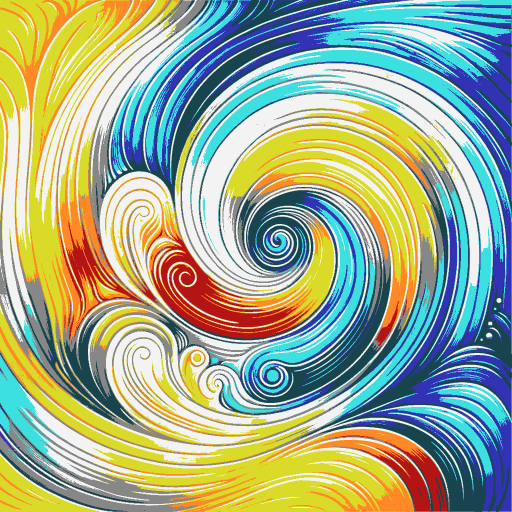
#> input picture G-Code Generator/Assets/img_1_quantized.png, 1024 x 1024 px, found by its file name (shown at 1/2 size)
$ python color_segmentation.py
#> lines starting #> are read from the running program, lines starting #| are printed output that depends on the picture; after the words box and inside, x2 and y2 are one past the last pixel; in counts of white or black regions, pixels touching at a corner belong together
import cv2
import numpy as np
import os


def segment_color(image, color):
    """
    Create a mask for the given color in the image and generate a grayscale representation.

    :param image: Input image.
    :param color: RGB values of the color to segment.
    :return: Grayscale image showing the presence of the given color.
    """
    mask = cv2.inRange(image, color, color)
    grayscale = cv2.cvtColor(image, cv2.COLOR_RGB2GRAY)
    return cv2.bitwise_and(grayscale, grayscale, mask=mask)


def color_segmentation(input_image_path, preset_colors, color_names, output_folder):
    """
    Segment each color in the image and save grayscale representations.

    :param input_image_path: Path to the quantized image.
    :param preset_colors: Preset array of colors.
    :param color_names: List of names corresponding to each color in the preset.
    :param output_folder: Folder to save the output images.
    """
#> called with preset_colors = array of shape (13, 3), output_folder = 'G-Code Generator/Segmentation/img1'
    # Read the image
    image = cv2.imread(input_image_path)
#> image is the input picture: shape (1024, 1024, 3); mean B, G, R 143.2, 171.2, 158.9
    if image is None:
        raise ValueError("Could not read the image.")

    # Convert BGR to RGB
    image = cv2.cvtColor(image, cv2.COLOR_BGR2RGB)

    # Create output folder if it doesn't exist
    if not os.path.exists(output_folder):
        os.makedirs(output_folder)

    # Process each color
    for color, name in zip(preset_colors, color_names):
        segmented_image = segment_color(image, color)
        output_path = os.path.join(output_folder, f"{name}.png")
        cv2.imwrite(output_path, segmented_image)
#> this loop made 13 passes
#> pass 1, in segment_color, `grayscale = cv2.cvtColor(image, cv2.COLOR_RGB2GRAY)`:
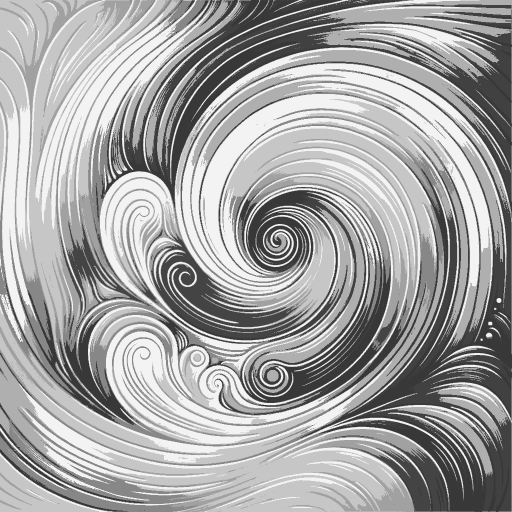
#> grayscale: shape (1024, 1024) (shown at 1/2 size); min 56, max 243, mean 164.4
#> pass 2, in segment_color (call 2), `mask = cv2.inRange(image, color, color)`:
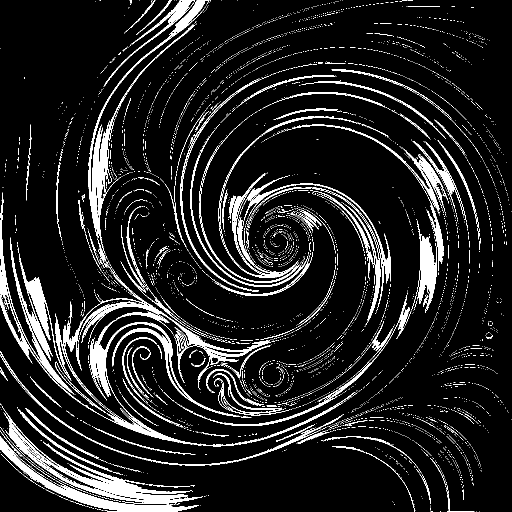
#> mask: shape (1024, 1024) (shown at 1/2 size); 10.6% white; 5448 white regions (5275 under 20 px), largest, box (x1, y1, x2, y2) and area: (0, 385, 711, 893) 25677, (3, 811, 406, 1008) 9410, (176, 0, 418, 509) 7662


# Preset List of colors from color_quantization.py
preset_colors = np.array(
    [
        [0, 0, 0],  # Black
        [135, 135, 135],  # Grey
        [180, 20, 20],  # Red
        [50, 160, 50],  # Green
        [50, 50, 180],  # Blue
        [60, 224, 224],  # Cyan
        [125, 47, 228],  # Purple
        [218, 218, 40],  # Yellow
        [255, 137, 38],  # Orange
        [243, 243, 243],  # Light Grey
        [24, 69, 77],  # Teal
        [0, 127, 255],  # Azure
        [170, 90, 150],  # Pink
    ]
)

color_names = [
    "Black",
    "Grey",
    "Red",
    "Green",
    "Blue",
    "Cyan",
    "Purple",
    "Yellow",
    "Orange",
    "Light Grey",
    "Teal",
    "Azure",
    "Pink",
]


# Example usage
if __name__ == "__main__":
    input_image_path = "G-Code Generator/Assets/img_1_quantized.png"
    output_folder = "G-Code Generator/Segmentation/img1"

    try:
        color_segmentation(input_image_path, preset_colors, color_names, output_folder)
        print("Color segmentation completed successfully.")
    except Exception as e:
        print("Error:", e)

$ run again, with G-Code Generator/Assets/img_2_quantized.png copied over G-Code Generator/Assets/img_1_quantized.png
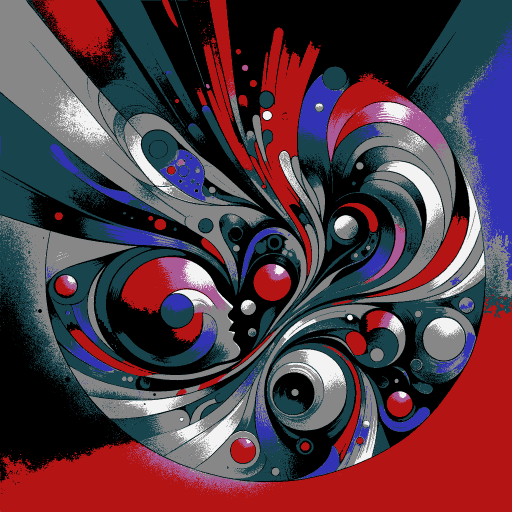
#> input picture G-Code Generator/Assets/img_2_quantized.png, 1024 x 1024 px, found by its file name (shown at 1/2 size)
#> in color_segmentation, image is the input picture: shape (1024, 1024, 3); mean B, G, R 68, 57.6, 83.2
#> the loop in color_segmentation, `for color, name in zip(preset_colors, color_names):` made 13 passes
#> pass 1, in segment_color, `mask = cv2.inRange(image, color, color)`:
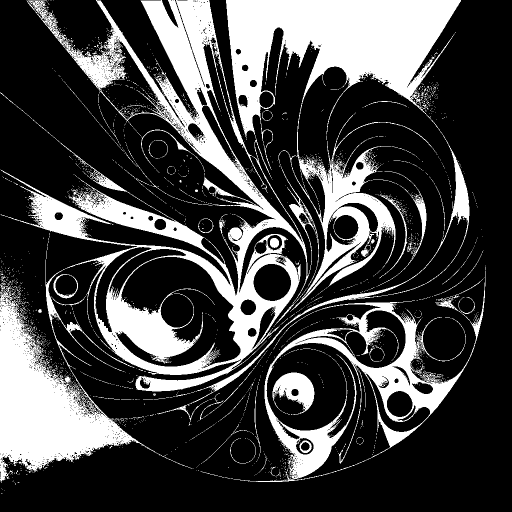
#> mask: shape (1024, 1024) (shown at 1/2 size); 27.5% white; 2382 white regions (2304 under 20 px), largest, box (x1, y1, x2, y2) and area: (0, 0, 939, 966) 241521, (467, 542, 971, 964) 30126, (545, 745, 629, 830) 3768
#> pass 2, in segment_color (call 2), `mask = cv2.inRange(image, color, color)`:
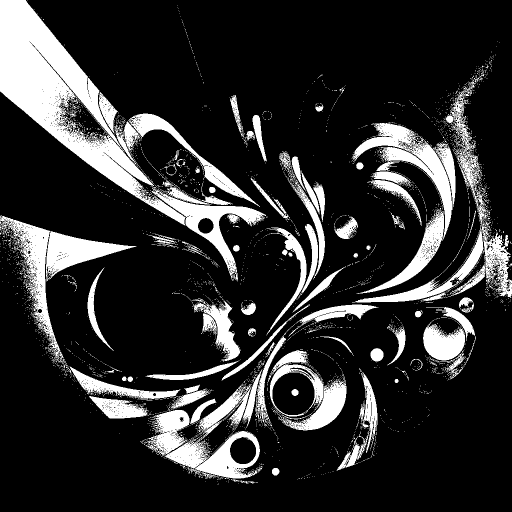
#> mask: shape (1024, 1024) (shown at 1/2 size); 18.7% white; 3303 white regions (3174 under 20 px), largest, box (x1, y1, x2, y2) and area: (0, 0, 371, 451) 43108, (329, 768, 520, 957) 11305, (704, 246, 904, 482) 10113

$ run again, with G-Code Generator/Assets/img_3_quantized.png copied over G-Code Generator/Assets/img_1_quantized.png
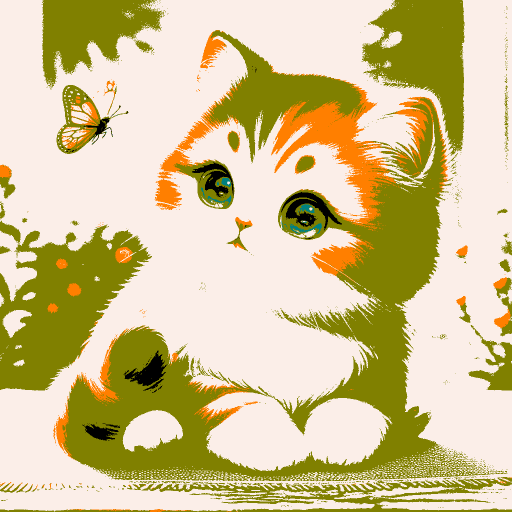
#> input picture G-Code Generator/Assets/img_3_quantized.png, 1024 x 1024 px, found by its file name (shown at 1/2 size)
#> in color_segmentation, image is the input picture: shape (1024, 1024, 3); mean B, G, R 145, 195.4, 209.4
#> the loop in color_segmentation, `for color, name in zip(preset_colors, color_names):` made 13 passes
#> pass 1, in segment_color, `mask = cv2.inRange(image, color, color)`:
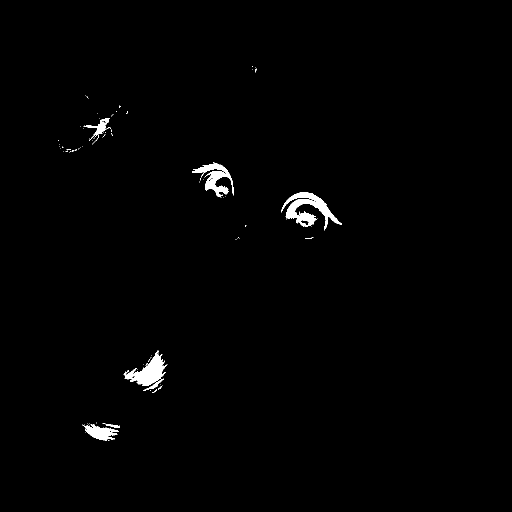
#> mask: shape (1024, 1024) (shown at 1/2 size); 0.96% white; 87 white regions (76 under 20 px), largest, box (x1, y1, x2, y2) and area: (562, 384, 684, 461) 3240, (247, 701, 335, 772) 2483, (384, 325, 467, 395) 2079
#> pass 1, in segment_color, `grayscale = cv2.cvtColor(image, cv2.COLOR_RGB2GRAY)`:
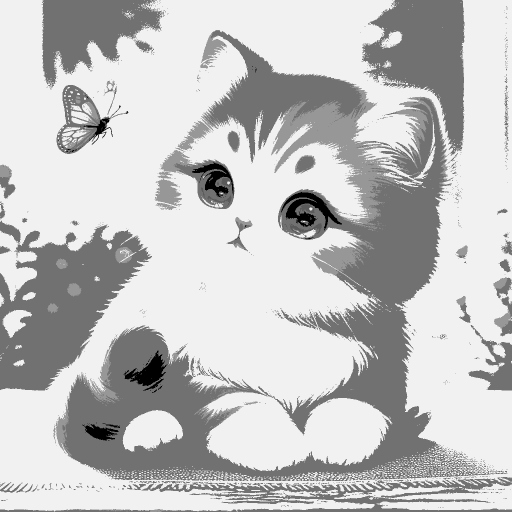
#> grayscale: shape (1024, 1024) (shown at 1/2 size); min 0, max 241, mean 193.6
